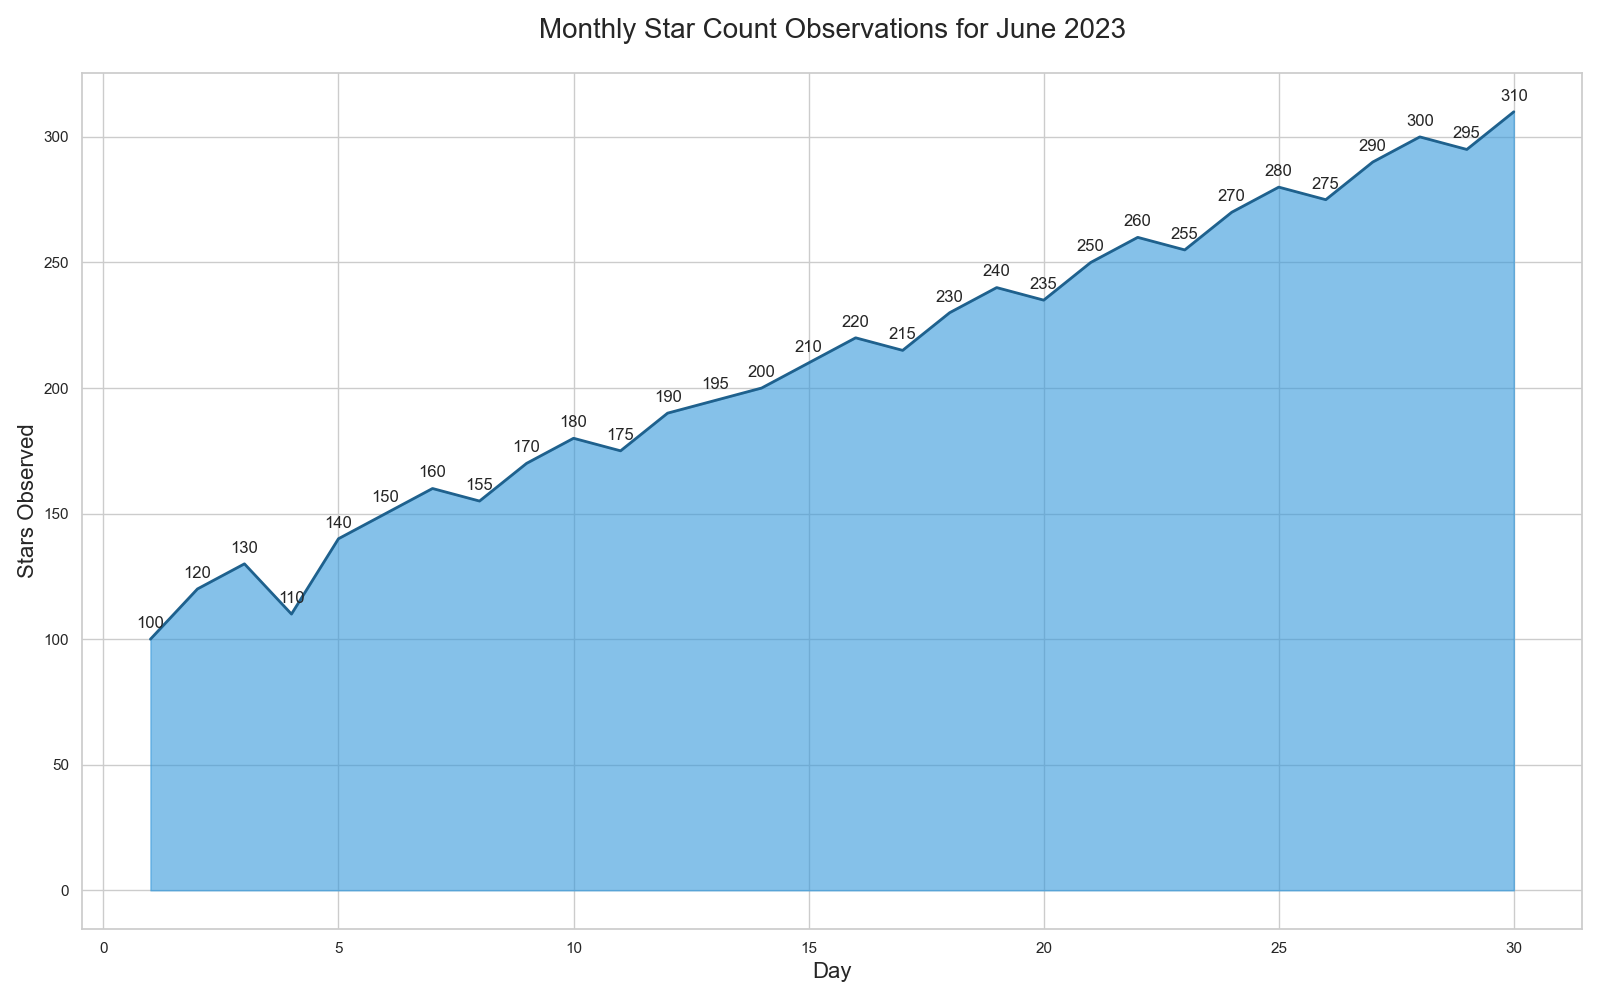

This figure's Python source:

import matplotlib.pyplot as plt
import pandas as pd

# Data
data = {
    "Day": list(range(1, 31)),
    "Stars": [100, 120, 130, 110, 140, 150, 160, 155, 170, 180,
              175, 190, 195, 200, 210, 220, 215, 230, 240, 235,
              250, 260, 255, 270, 280, 275, 290, 300, 295, 310]
}

df = pd.DataFrame(data)

# Plot
plt.figure(figsize=(16, 10))
plt.fill_between(df["Day"], df["Stars"], color="#3498db", alpha=0.6)
plt.plot(df["Day"], df["Stars"], color="#1f618d", linewidth=2)

# Title and labels
plt.title("Monthly Star Count Observations for June 2023", fontsize=20, pad=25)
plt.xlabel("Day", fontsize=16)
plt.ylabel("Stars Observed", fontsize=16)

# Annotation
for i, txt in enumerate(df["Stars"]):
    plt.annotate(txt, (df["Day"][i], df["Stars"][i]), textcoords="offset points", xytext=(0,8), ha='center')

plt.tight_layout()
plt.savefig("monthly_star_count_area_chart.png")
plt.show()
